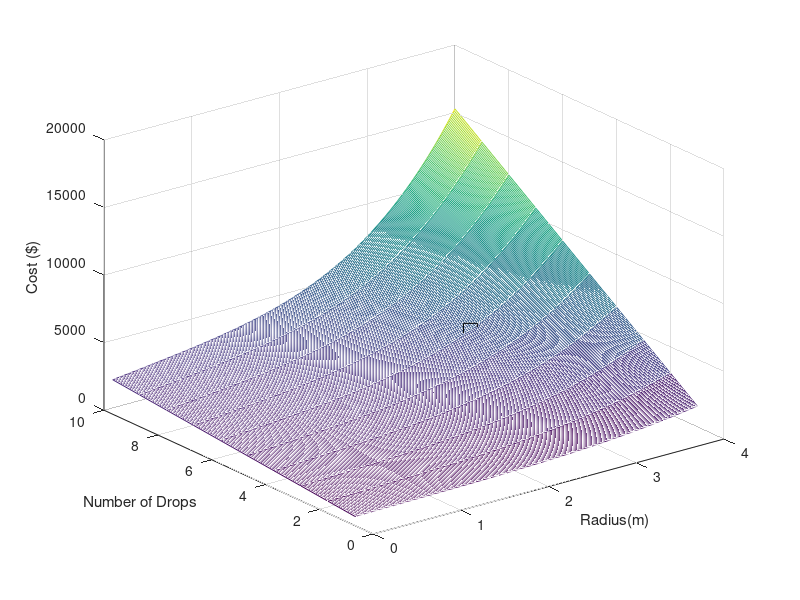
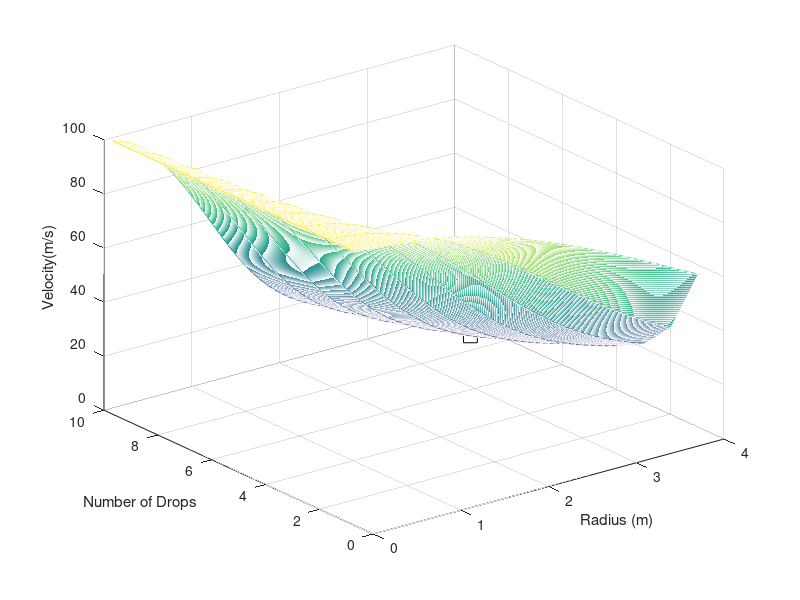
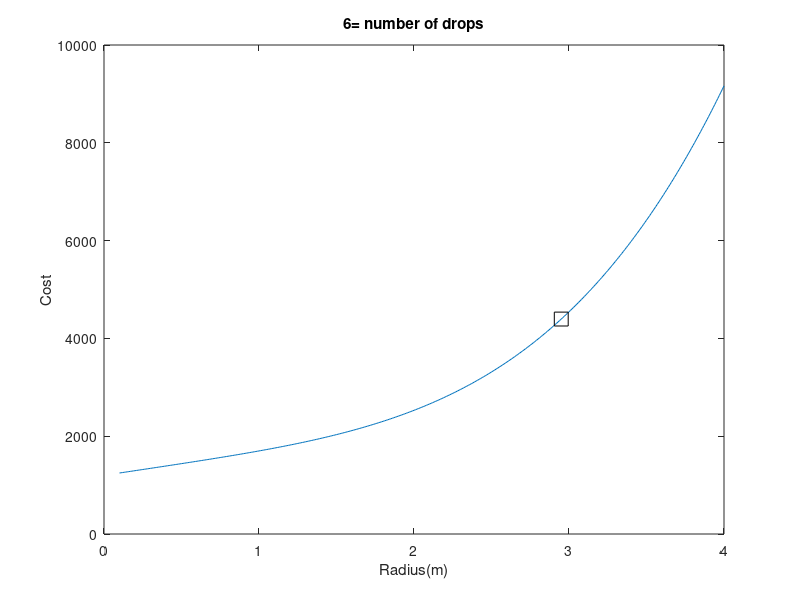
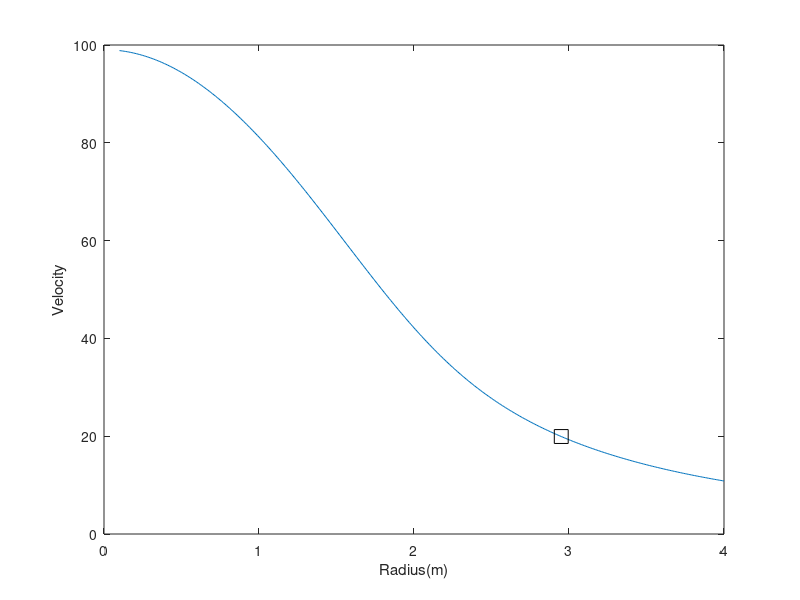

The MATLAB script that drew these images, in order:
function Parachute()

close all
clear
clc
format long g

%%%%Plotting Cost vs n and radius
f1 = figure();
nvec = 1:1:10; %%%number of drops
rvec = 0.1:0.01:4; %%%radius in meters
[nmat,rmat] = meshgrid(nvec,rvec);
costmat = computecost(rmat,nmat);
mesh(rmat,nmat,costmat);
hold on
xlabel('Radius(m)')
ylabel('Number of Drops')
zlabel('Cost ($)')

%%%%Plot Impact Velocity Given nvec and rvec
vimpactmat = computeimpact(rvec,nvec);
f2 = figure();
mesh(rmat,nmat,vimpactmat);
hold on
xlabel('Radius (m)')
ylabel('Number of Drops')
zlabel('Velocity(m/s)')

%%%%%Solve the problem
vimpactmat(vimpactmat > 20) = 0;
vimpactmat(vimpactmat ~= 0) = 1;
costmat = costmat.*vimpactmat;
costmat(costmat == 0) = 2e20;
costmin = min(min(costmat))
loc = find(costmat == costmin);
nmin = nmat(loc)
rmin = rmat(loc)
%%%Plot squares on the two meshes from above
figure(f1)
plot3(rmin,nmin,costmin,'ks','MarkerSize',10)
vmin = computeimpact(rmin,nmin);
figure(f2)
plot3(rmin,nmin,vmin,'ks','MarkerSize',10)

%%%%Plot A given n coordinate
n = nmin;
costvec = computecost(rvec,n);
figure()
plot(rvec,costvec)
hold on
plot(rmin,costmin,'ks','MarkerSize',10)
xlabel('Radius(m)')
ylabel('Cost')
title([num2str(n),'= number of drops'])

%%%%Plot Impact velocity Given 1 n coordinate
vimpactvec = computeimpact(rvec,n);
figure()
plot(rvec,vimpactvec)
hold on
plot(rmin,vmin,'ks','MarkerSize',10)
xlabel('Radius(m)')
ylabel('Velocity')

function cost = computecost(r,n)

c0 = 200;
c1 = 56;
c2 = 0.1;
l = sqrt(2).*r;
A = 2*pi*r.^2;
cost = n.*(c0 + c1.*l + c2.*A.^2);

function vimpact = computeimpact(r,n)
global m g c
Mt = 2000;
row = length(r);
col = length(n);
vimpact = zeros(row,col);
%%%Solve for timpact
for idx = 1:length(r)
    for jdx = 1:length(n)
        r0 = r(idx);
        m = Mt/n(jdx);
        alfa = 3;
        g = 9.81;
        A = 2*pi*r0.^2;
        c = alfa*A;
        %altitude(5)
        t0 = 50;
        timpact = fzero(@altitude,t0);
        if timpact < 0
            vimpact(idx,jdx) = 1;
        else
            %zimpact = altitude(timpact);
            vimpact(idx,jdx) = abs(-m*g/c*(1-exp(-c*timpact/m)));
        end
    end
end

function z = altitude(t)
global m g c
z0 = 500;

z = z0 - m*g/c*t + m^2*g/(c^2)*(1-exp(-c*t/m));
